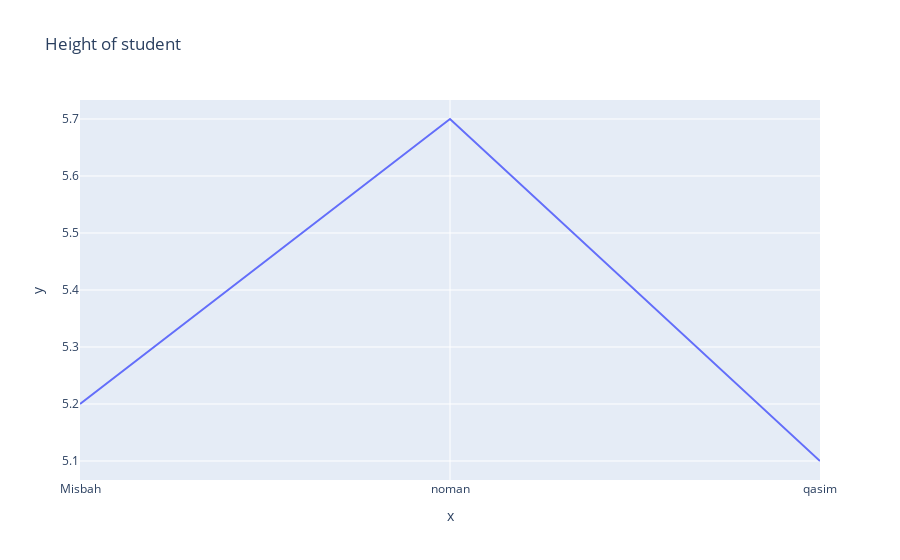

The notebook cell this image was saved under:
### Code cell
name=['Misbah','noman','qasim']
height=[5.2,5.7,5.1]
#create the line chart:
fig=px.line(x=name,y=height,title="Height of student")
fig.show()

### Figure 1 — Plotly figure (JSON) as saved in the notebook; plotly's stock layout.template omitted (floating-point values rounded to 4 significant figures)
{"data": [{"hovertemplate": "x=%{x}<br>y=%{y}<extra></extra>", "legendgroup": "", "line": {"color": "#636efa", "dash": "solid"}, "marker": {"symbol": "circle"}, "mode": "lines", "name": "", "orientation": "v", "showlegend": false, "type": "scatter", "x": ["Misbah", "noman", "qasim"], "xaxis": "x", "y": [5.2, 5.7, 5.1], "yaxis": "y"}], "layout": {"legend": {"tracegroupgap": 0}, "title": {"text": "Height of student"}, "xaxis": {"anchor": "y", "domain": [0, 1], "title": {"text": "x"}}, "yaxis": {"anchor": "x", "domain": [0, 1], "title": {"text": "y"}}}}
